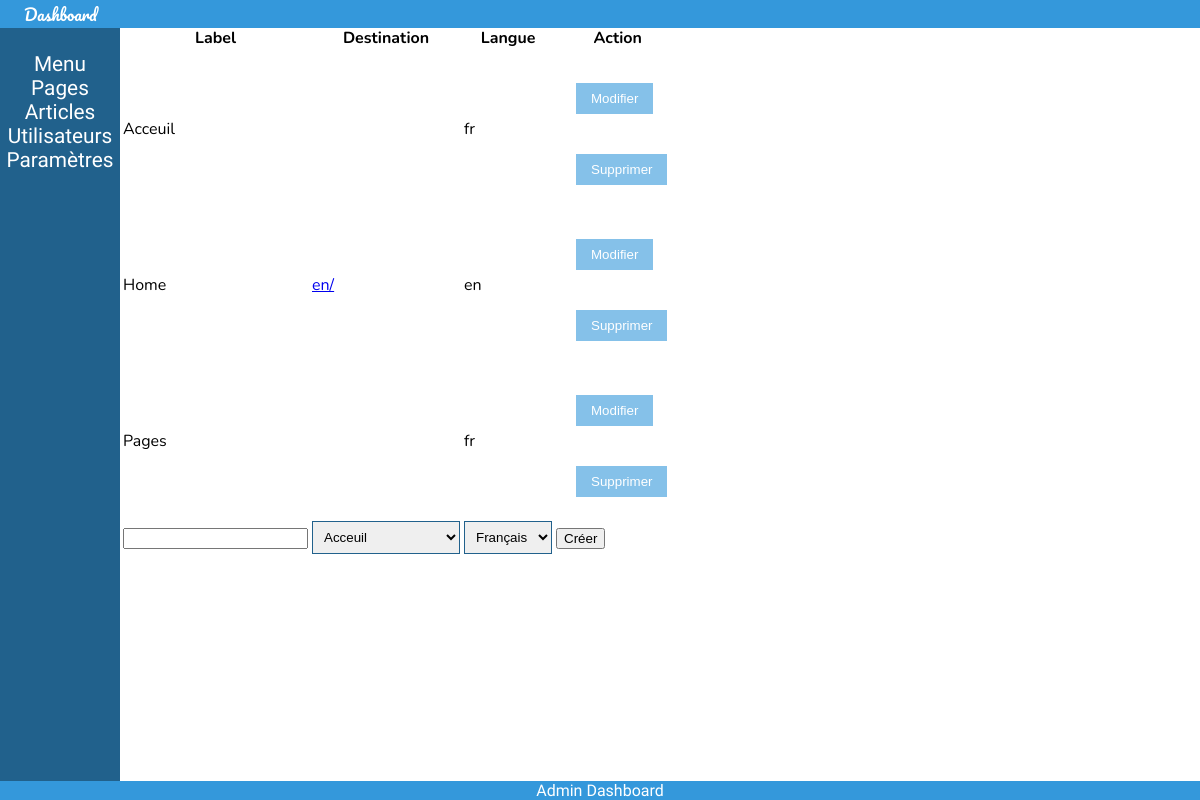
/dashboard/index.php?controller=NavigationAdminController&method=main, run on an earlier commit of the app's database.
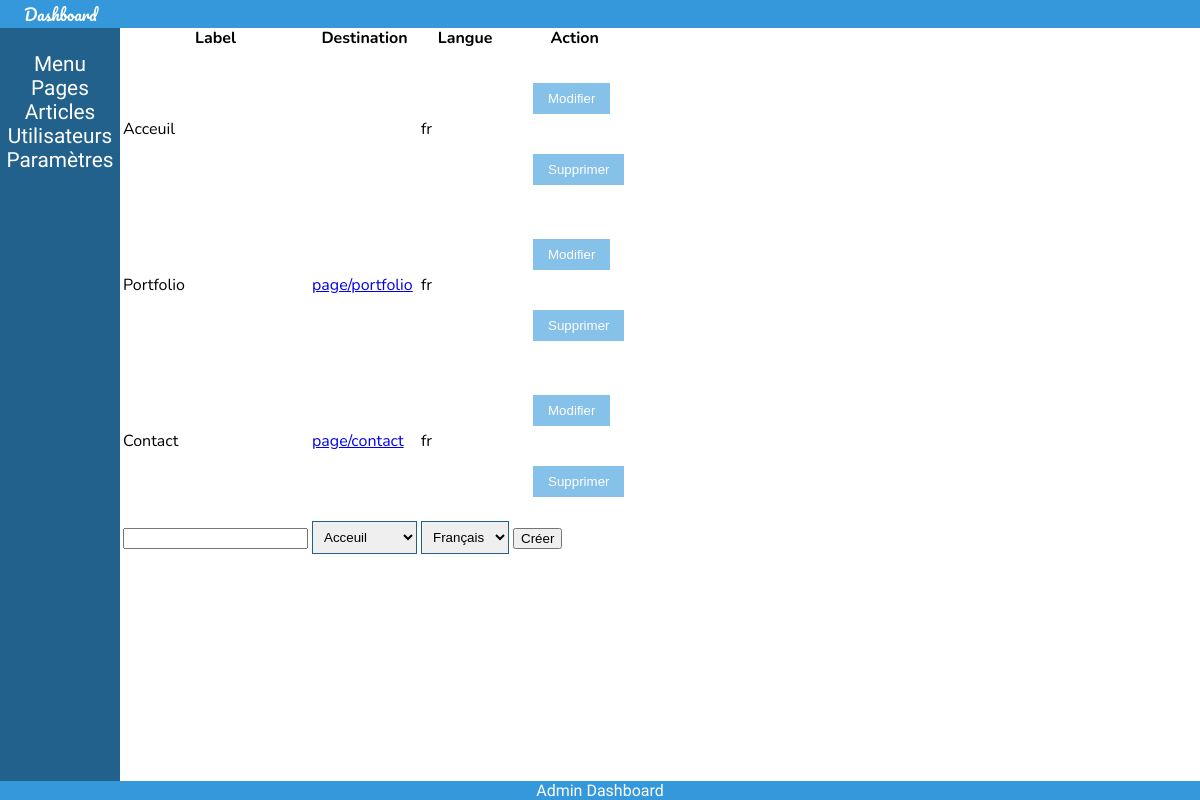
And on a later commit of the database.
### tables this page shows
CREATE TABLE "navigation" (
	"id"	INTEGER PRIMARY KEY AUTOINCREMENT UNIQUE,
	"parent"	INTEGER,
	"label"	TEXT,
	"destination"	TEXT,
	"lang"	TEXT,
	"position"	INTEGER
);

### dashboard/Controller/NavigationAdminController.php (called while the page is built, shortened)
<?php
class NavigationAdminController {
  static function main(){
    $menu_items = NavigationModel::getAllLanguages();
    require_once('View/MainView.php');
  }
}
 ?>

### dashboard/index.php (called while the page is built, shortened)
<?php
require_once(APP_DIR . 'Database/database.php');
$controller = "MainAdminController";
$method = "index";
if(isset($_GET['controller']) && isset($_GET['method'])){
  if(method_exists($_GET['controller'], $_GET['method'])){
    $controller = $_GET['controller'];
    $method = $_GET['method'];
  }
}
$controller::$method();
 ?>

### app/Database/Database.php (called while the page is built)
<?php
class Database {
  static $db;
  static function init(){
    try{
      self::$db = new PDO('sqlite:' . DB_LOCATION);
      self::$db->setAttribute(PDO::ATTR_DEFAULT_FETCH_MODE, PDO::FETCH_ASSOC);
      self::$db->setAttribute(PDO::ATTR_ERRMODE, PDO::ERRMODE_EXCEPTION);
    } catch(Exception $e) {
        echo "Impossible d'accéder à la base de données SQLite : ".$e->getMessage();
        die();
    }
  }
  static function get(){
    return self::$db;
  }
}

### app/Model/NavigationModel.php (called while the page is built, shortened)
<?php
class NavigationModel {
  static function getAllLanguages(){
    $sql = Database::get()->prepare("SELECT * FROM navigation WHERE parent IS NULL ORDER BY position ASC;");
    $sql->execute();
    $items = $sql->fetchAll(PDO::FETCH_CLASS, "NavigationModel");
    foreach($items as $item){
      $item->computeChildrens();
    }
    return $items;
  }
  private function computeChildrens(){
    $sql = Database::get()->prepare("SELECT * FROM navigation WHERE parent = :parent AND lang = :lang ORDER BY position ASC;");
    $lang = DEFAULT_LANG;
    $sql->execute(array(":parent" => $this->id, ":lang" => $lang));
    $this->childrens = $sql->fetchAll(PDO::FETCH_CLASS, "NavigationModel");
    foreach($this->childrens as $children){
      $children->computeChildrens();
    }
  }
}

### dashboard/View/navigation_user.php (the view, shortened to what this page needs)
<?php
function display_action_edit($id){
  echo '<form>';
  echo '<input type="submit" value="Modifier">';
  echo '</form>';
}
function display_action_delete($id){
  echo '<form>';
  echo '<input type="submit" value="Supprimer">';
  echo '</form>';
}
 ?>
<table>
  <tr>
    <th>Label</th>
    <th>Destination</th>
    <th>Langue</th>
    <th>Action</th>
  </tr>
<?php
foreach($menu_items as $item){
  echo '<tr>';
  echo '<td>' . $item->label . '</td>';
  echo '<td><a href="' . $item->destination . '">' . $item->destination . '</td>';
  echo '<td>' . $item->lang . '</td>';
  echo '<td>';
  display_action_edit($item->id);
  display_action_delete($item->id);
  echo '</td>';
  echo '</tr>';
}
?>
<form action="" method="get">
  <tr>
    <td><input type="text" name="key-label"></td>
    <td>
      <select name="key-destination">
        <option value="">Acceuil</option>
      </select>
    </td>
    <td>
      <select name="key-lang">
        <option value="fr">Français</option>
      </select>
    </td>
    <td>
      <input type="submit" value="Créer">
    </td>
  </tr>
</form>
</table>

What changed in the data, as far as the page shows it:
removed navigation: label "Home", destination "en/", lang "en"
removed navigation: label "Pages", lang "fr"
added navigation: label "Portfolio", destination "page/portfolio", lang "fr"
added navigation: label "Contact", destination "page/contact", lang "fr"
